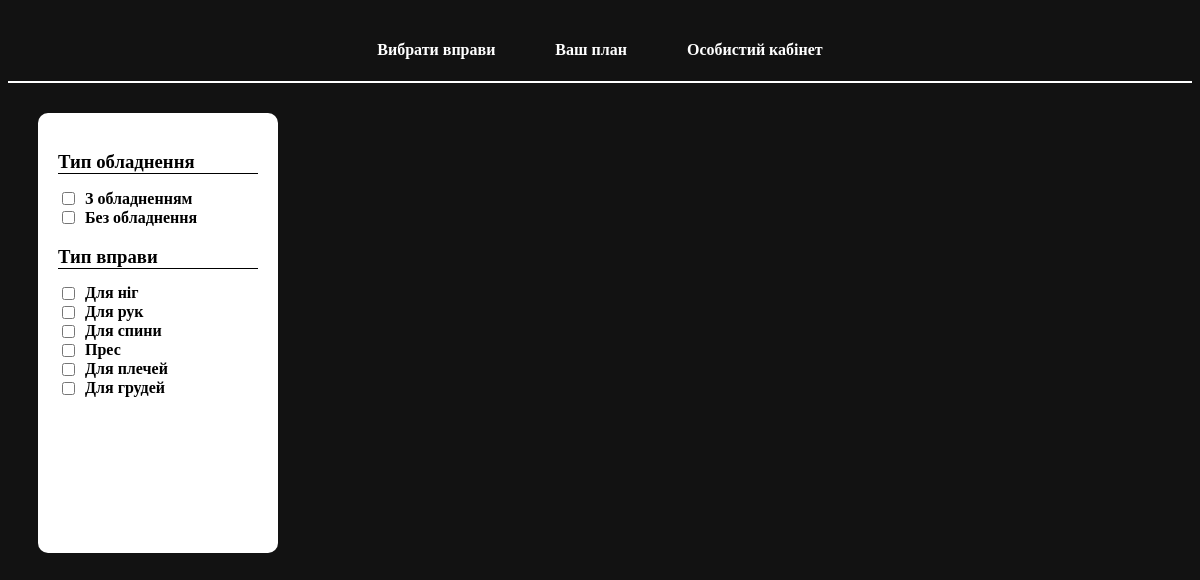
The app's page /users/exercises/, older data.
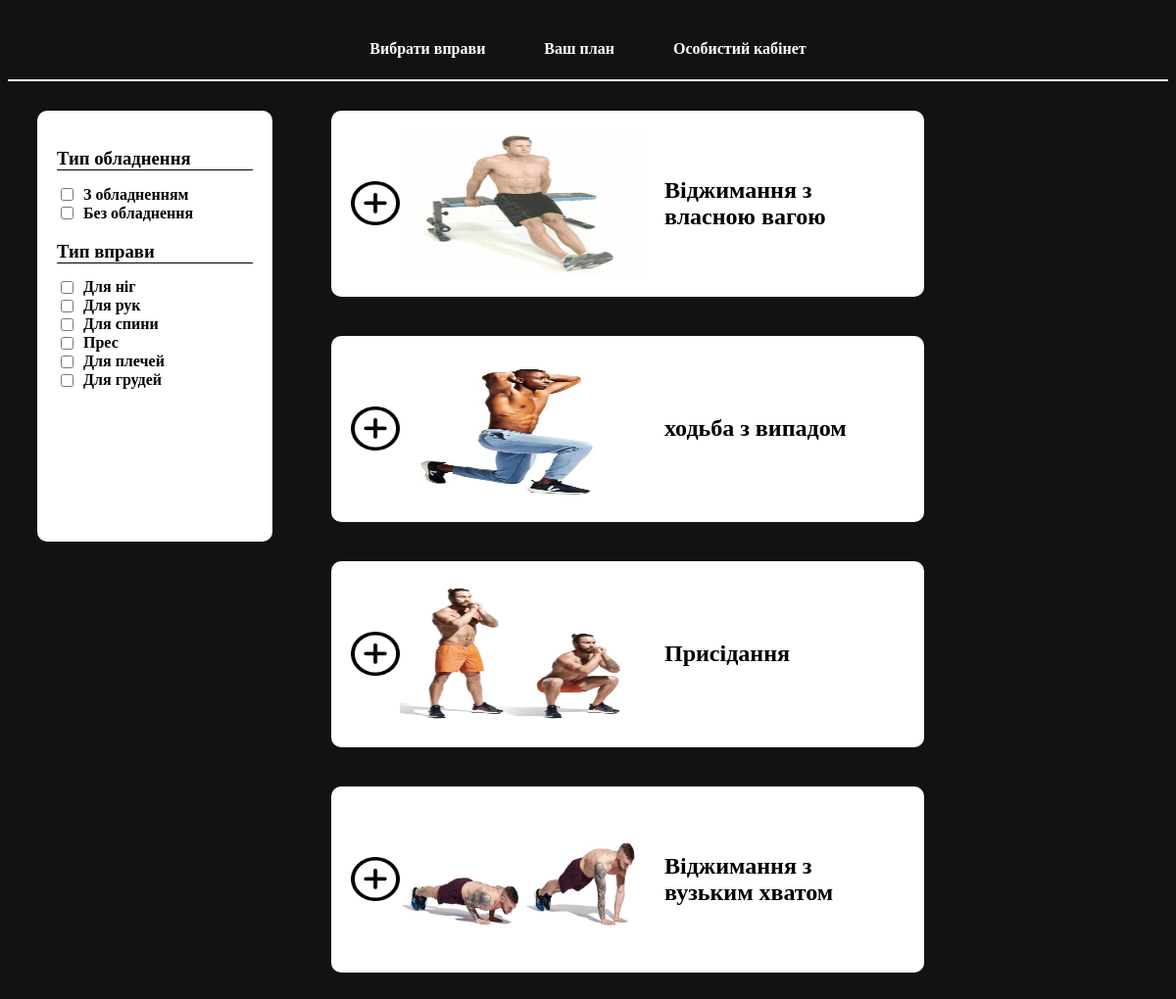
The same page, newer data.
### users/models.py (models this page shows, shortened)
class Exercise(models.Model):
    TYPE_CHOICES = [
        ('ноги', 'Ноги'),
        ('руки', 'Руки'),
        ('прес', 'Прес'),
        ('спина', 'Спина'),
        ('груди', 'Груди'),
        ('плечі', 'плечі'),
    ]
    type = models.CharField(max_length=20, choices=TYPE_CHOICES)
    TYPE2_CHOICES = [
        ('з обладженням', 'З обладненням'),
        ('без обладнення', 'Без обладнення'),
    ]
    type2 = models.CharField(max_length=40, choices=TYPE2_CHOICES, null=True)
    description = models.CharField(max_length=200)
    image = models.ImageField(blank=True, upload_to='images')
    icon = models.ImageField(blank=True, upload_to='images')

### users/views.py (the view)
# urls.py: path('exercises/', exercises, name='exercises'),
def exercises(request):
    equipment_types = request.GET.getlist('equipment_type[]')
    exercise_types = request.GET.getlist('exercise_type[]')
    items = Exercise.objects.all()
    if equipment_types:
        items = items.filter(type2__in=equipment_types)
    if exercise_types:
        items = items.filter(type__in=exercise_types)
    if request.headers.get('X-Requested-With') == 'XMLHttpRequest':
        html = render_to_string(
            'users/includes/exercise_list.html',
            {'items': items}
        )
        return JsonResponse({'html': html})
    context = {'items': items}
    return render(request, 'users/exercises.html', context)

### users/templates/users/exercises.html (shortened to what this page needs)
{% load static %}
<html>
    <head>
        <link rel="stylesheet" href="{% static 'users/style.css' %}">
    </head>
    <body>
        <div class="exercise-header">
            <nav>
                <a href="/users/exercises"><h4>Вибрати вправи</h4></a>
                <a href="/users/edit_plan"><h4>Ваш план</h4></a>
                <a href="/users/account"><h4>Особистий кабінет</h4></a>
            </nav>
        </div>
        <div class="container">
            <div class="filter">
                <h3>Тип обладнення</h3>
                <label><input type="checkbox" id="equipment" name="equipment_type" value="з обладженням"> <h4>З обладненням</h4></label>
                <label><input type="checkbox" id="no_equipment" name="equipment_type" value="без обладнення"> <h4>Без обладнення</h4></label>
                <h3>Тип вправи</h3>
                <label><input type="checkbox" id="legs" name="exercise_type" value="ноги"> <h4>Для ніг</h4></label>
                <label><input type="checkbox" id="arms" name="exercise_type" value="руки"> <h4>Для рук</h4></label>
                <label><input type="checkbox" id="back" name="exercise_type" value="спина"> <h4>Для спини</h4></label>
                <label><input type="checkbox" id="abs" name="exercise_type" value="прес"> <h4>Прес</h4></label>
                <label><input type="checkbox" id="shoulders" name="exercise_type" value="плечі"> <h4>Для плечей</h4></label>
                <label><input type="checkbox" id="chest" name="exercise_type" value="груди"> <h4>Для грудей</h4></label>
            </div>
            <div class="exercise">
                {% for item in items %}
                <div class="back">
                    <div class="content-wrapper">
                        <div class="icon">
                            <img src="{{item.icon.url}}" width="50px" height="45px">
                        </div>
                        <div class="image">
                            <img src="{{item.image.url}}" width="250px" height="150px">
                        </div>
                        <div class="text">
                            <h2>{{item.description}}</h2>
                        </div>
                    </div>
                </div>
                {% endfor %}
            </div>
        </div>
    </body>
</html>

### users/static/users/style.css (style rules this page uses)
body { background-color: #121212; color: white; }
.exercise-header nav { display: flex; justify-content: center; margin-top: 20px; border-bottom: 2px solid white; }
.exercise-header nav a { color: white; text-decoration: none; margin: 0 30px; }
.container { display: flex; }
.filter { flex: 0 0 200px; height: 400px; overflow-y: auto; background-color: #ffffff; border-radius: 10px; padding: 20px; margin-bottom: 20px; margin: 30px; }
.filter h3 { color: #000000; margin-bottom: 15px; border-bottom: 1px solid black; }
.filter h4 { color: #000000; margin: 0; }
.filter label { display: flex; align-items: center; }
.filter input[type="checkbox"] { margin-right: 10px; }
.exercise { flex: 1; display: flex; flex-wrap: wrap; margin: 10px; }
.content-wrapper { display: flex; align-items: center; }
.back { background-color: white; border-radius: 10px; padding: 20px; margin-bottom: 20px; margin-right: 20px; margin: 20px; width: calc(70% - 40px); }
.image { margin-right: 20px; }
.text { flex: 1; color: black; }

Row changes from the older to the newer data that the page shows:
added Exercise: icon (picture), image (picture), description "Віджимання з власною вагою"
added Exercise: icon (picture), image (picture), description "ходьба з випадом"
added Exercise: icon (picture), image (picture), description "Присідання"
added Exercise: icon (picture), image (picture), description "Віджимання з вузьким хватом"
